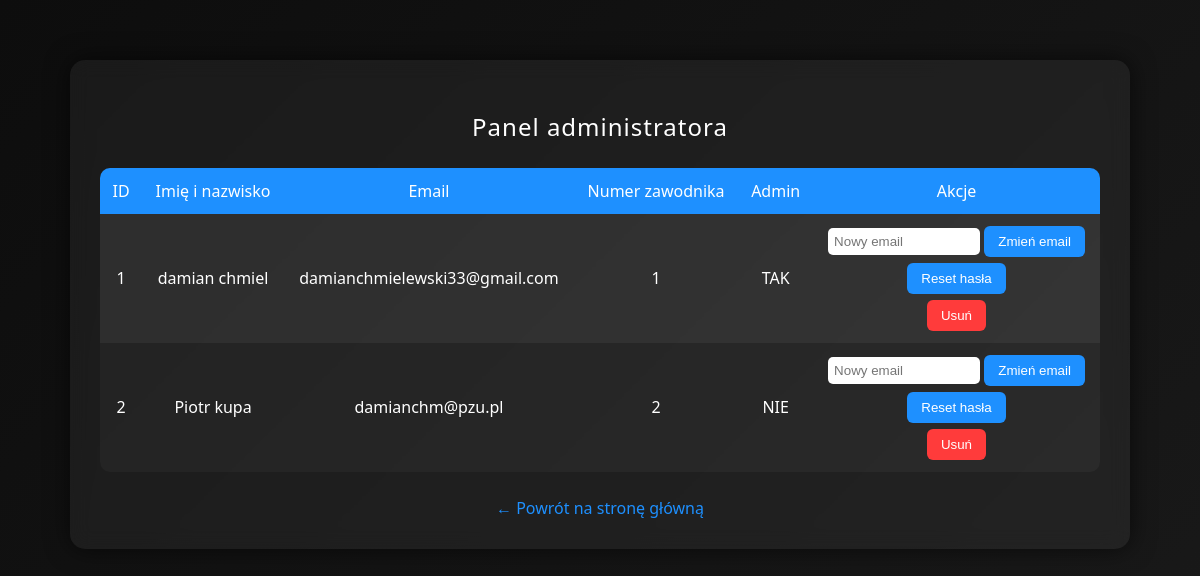
Page /admin (signed in) on the earlier database version.
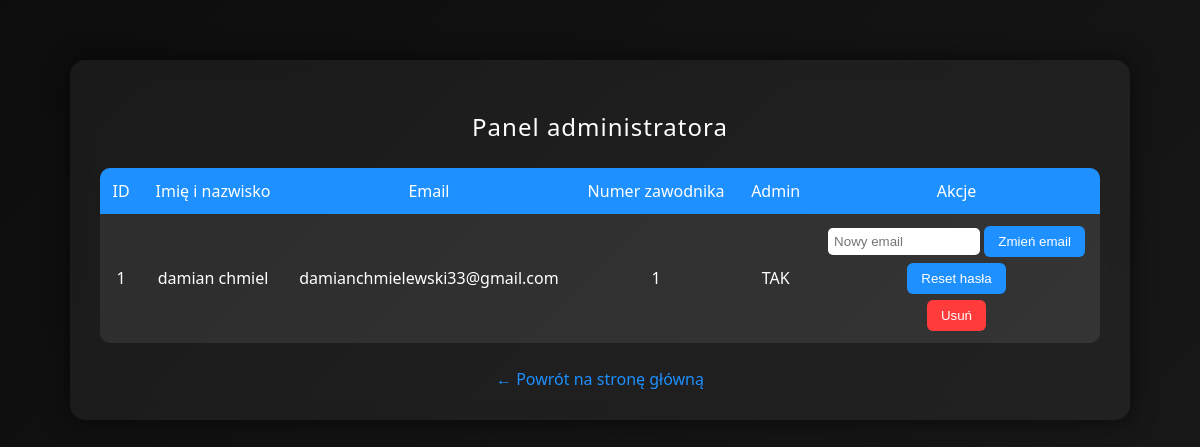
Same page on the later database version.
### tables this page shows
CREATE TABLE users (
            id INTEGER PRIMARY KEY AUTOINCREMENT,
            email TEXT UNIQUE NOT NULL,
            password TEXT NOT NULL,
            full_name TEXT,
            player_number INTEGER,
            is_admin INTEGER DEFAULT 0
        );

### app.py (the view)
@app.route("/admin")
def admin_panel():
    if "user_id" not in session:
        return redirect("/login")
    if session.get("is_admin") != 1:
        return "Brak dostępu"
    conn = get_db()
    users = conn.execute("SELECT id, email, full_name, player_number, is_admin FROM users").fetchall()
    conn.close()
    return render_template("admin.html", users=users)

### app.py (called while the page is built)
def get_db():
    conn = sqlite3.connect("database.db")
    conn.row_factory = sqlite3.Row
    return conn

### templates/admin.html (shortened to what this page needs)
<!DOCTYPE html>
<html lang="pl">
<head>
</head>
<body>
<div class="container">
    <h2>Panel administratora</h2>
    <table>
        <tr>
            <th>ID</th>
            <th>Imię i nazwisko</th>
            <th>Email</th>
            <th>Numer zawodnika</th>
            <th>Admin</th>
            <th>Akcje</th>
        </tr>
        {% for u in users %}
        <tr>
            <td>{{ u.id }}</td>
            <td>{{ u.full_name }}</td>
            <td>{{ u.email }}</td>
            <td>{{ u.player_number }}</td>
            <td>{{ "TAK" if u.is_admin == 1 else "NIE" }}</td>
            <td>
                <form action="/admin/change_email" method="POST">
                    <input type="email" name="new_email" class="email-input" placeholder="Nowy email" required>
                    <button type="submit" class="action-btn">Zmień email</button>
                </form>
                <form action="/admin/reset_password" method="POST">
                    <button type="submit" class="action-btn">Reset hasła</button>
                </form>
                <form action="/delete_user/{{ u.id }}" method="POST" onsubmit="return confirm('Usunąć użytkownika?');">
                    <button type="submit">Usuń</button>
                </form>
            </td>
        </tr>
        {% endfor %}
    </table>
    <a href="/" class="back">← Powrót na stronę główną</a>
</div>
</body>
</html>

Differences in the rows shown:
removed users: id "2", full_name "Piotr kupa", email "damianchm@pzu.pl", player_number "2", is_admin "NIE"
